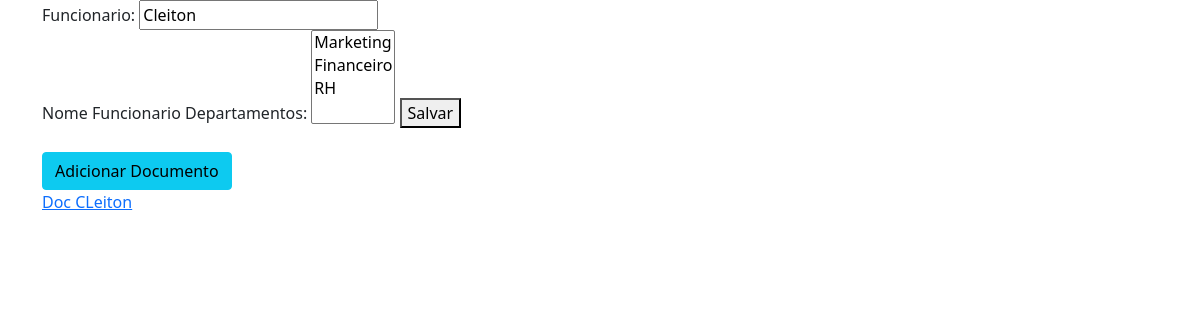
Before: /funcionarios/edit/4/ with the older database file.
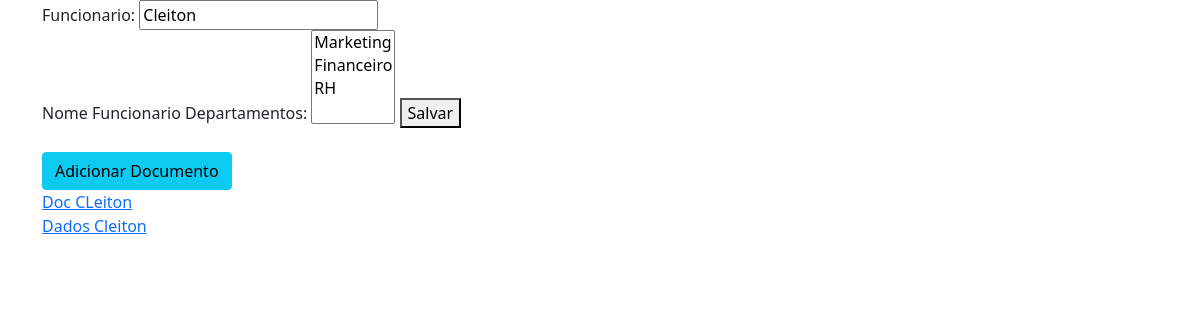
After: the same page with the newer database file.
### apps/funcionarios/models.py (models this page shows, shortened)
class Funcionario(models.Model):
    nome = models.CharField('Funcionario', max_length=100, help_text='Nome Funcionario')
    user = models.OneToOneField(User, models.PROTECT)
    departamentos = models.ManyToManyField(Departamento) # um funcionario pode estar em vários departamentos
    empresa = models.ForeignKey(Empresa, on_delete=models.PROTECT, null=True, blank=True)

### apps/departamentos/models.py (models this page shows, shortened)
class Departamento(models.Model):
    nome = models.CharField('Departamento', max_length=70)
    empresa = models.ForeignKey(Empresa, on_delete=models.PROTECT)
    def __str__(self):
        return self.nome

### apps/documentos/models.py (models this page shows, shortened)
class Documento(models.Model):
    descricao = models.CharField('Descrição', max_length=70, help_text='Descrição do Documento')
    pertence = models.ForeignKey(Funcionario, on_delete=models.PROTECT)
    documento = models.FileField('Documento', upload_to='documentos')
    def __str__(self):
        return self.descricao

### apps/funcionarios/views.py (the view)
# urls.py: path('edit/<int:pk>/', FuncionarioUpdateView.as_view(), name='edit_funcionario'),
class FuncionarioUpdateView(UpdateView):
    model = Funcionario
    fields = ['nome', 'departamentos']
    template_name = 'funcionario_edit.html'

### apps/funcionarios/templates/funcionario_edit.html (shortened to what this page needs)
{% extends 'base.html' %}
{% load bootstrap %}
{% block main %}
    <form method="post">
        {{ form|bootstrap }}
        <button type="submit">Salvar</button>
    </form>
    <br>
    <a href="{% url 'create_documento' object.id %}" class="btn btn-info">Adicionar Documento</a>
    <br>
    {% for documento in object.documento_set.all %}
        <a href="{{ documento.documento.url }}" target="_blank">{{ documento }}</a> <br>
    {% endfor %}
{% endblock %}

### templates/base.html (shortened to what this page needs)
{% load static %}
<!DOCTYPE html>
<html lang="pt-br">
<head>
    <link rel="stylesheet" href="{% static 'css/bootstrap.min.css' %}">
</head>
<body>
    <div class="container">
        {% block main %} {% endblock %}
    </div>
</body>
</html>

Changed rows visible on the page:
added Documento: descricao "Dados Cleiton"
